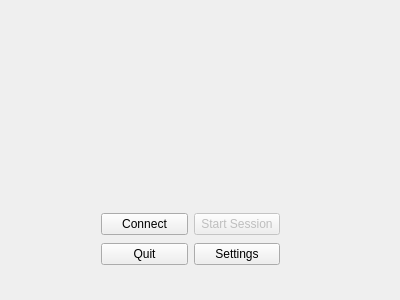
<?xml version="1.0" encoding="UTF-8"?>
<ui version="4.0">
 <class>MyGazeQTWidget</class>
 <widget class="QWidget" name="MyGazeQTWidget">
  <property name="geometry">
   <rect>
    <x>0</x>
    <y>0</y>
    <width>400</width>
    <height>300</height>
   </rect>
  </property>
  <property name="windowTitle">
   <string>MyGazeQTWidget</string>
  </property>
  <widget class="QWidget" name="gridLayoutWidget">
   <property name="geometry">
    <rect>
     <x>90</x>
     <y>200</y>
     <width>201</width>
     <height>80</height>
    </rect>
   </property>
   <layout class="QGridLayout" name="gridLayout">
    <property name="horizontalSpacing">
     <number>6</number>
    </property>
    <item row="1" column="1">
     <widget class="QPushButton" name="quitButton">
      <property name="text">
       <string>Quit</string>
      </property>
     </widget>
    </item>
    <item row="0" column="1">
     <widget class="QPushButton" name="connectButton">
      <property name="text">
       <string>Connect</string>
      </property>
     </widget>
    </item>
    <item row="0" column="2">
     <widget class="QPushButton" name="startSessionButton">
      <property name="enabled">
       <bool>false</bool>
      </property>
      <property name="text">
       <string>Start Session</string>
      </property>
     </widget>
    </item>
    <item row="1" column="2">
     <widget class="QPushButton" name="settingsButton">
      <property name="text">
       <string>Settings</string>
      </property>
     </widget>
    </item>
   </layout>
  </widget>
 </widget>
 <layoutdefault spacing="6" margin="11"/>
 <resources/>
 <connections/>
</ui>
